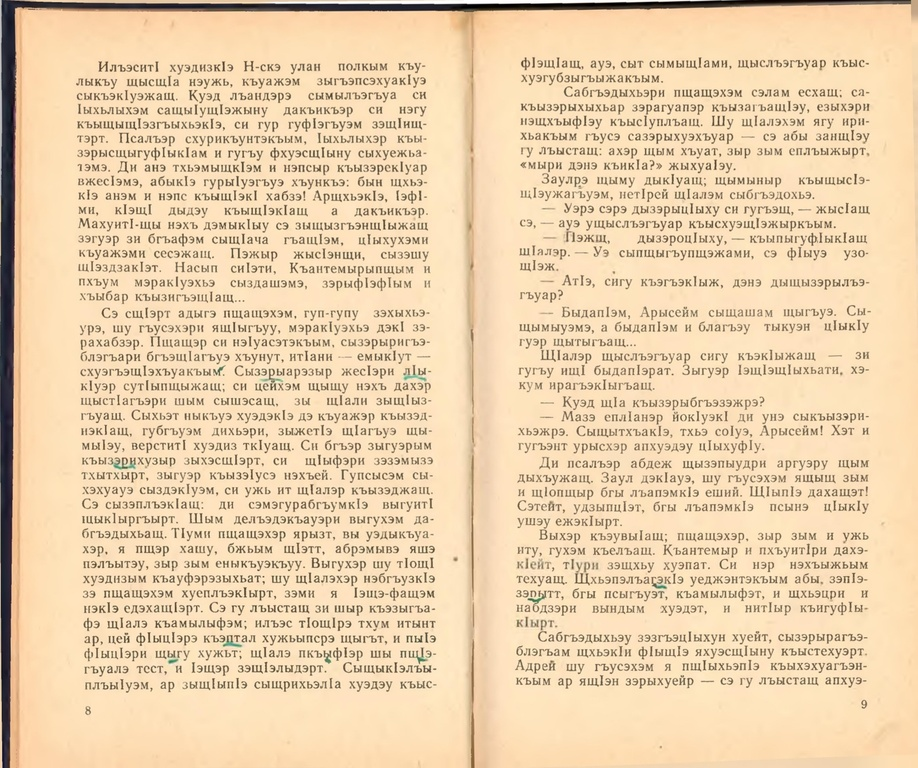
#> input picture notebooks/img_prepocessing/images/input/split_book_layout.jpg, 918 x 768 px, shrunk from 4184 x 3500 before the run, found by its file name
$ jupyter execute --allow-errors split_book_layout.ipynb
#> lines starting #> are read from the running program, lines starting #| are printed output that depends on the picture; after the words box and inside, x2 and y2 are one past the last pixel; in counts of white or black regions, pixels touching at a corner belong together
[cell 1]
import os
import cv2
import numpy as np
import matplotlib.pyplot as plt


img_filepath = 'images/split_book_layout.jpg'

# Загрузка изображения
img = cv2.imread(img_filepath)
#> img is the input picture: shape (768, 918, 3); mean B, G, R 171.8, 207.5, 233.4

# Преобразование в оттенки серого и применение размытия
gray = cv2.cvtColor(img, cv2.COLOR_BGR2GRAY)
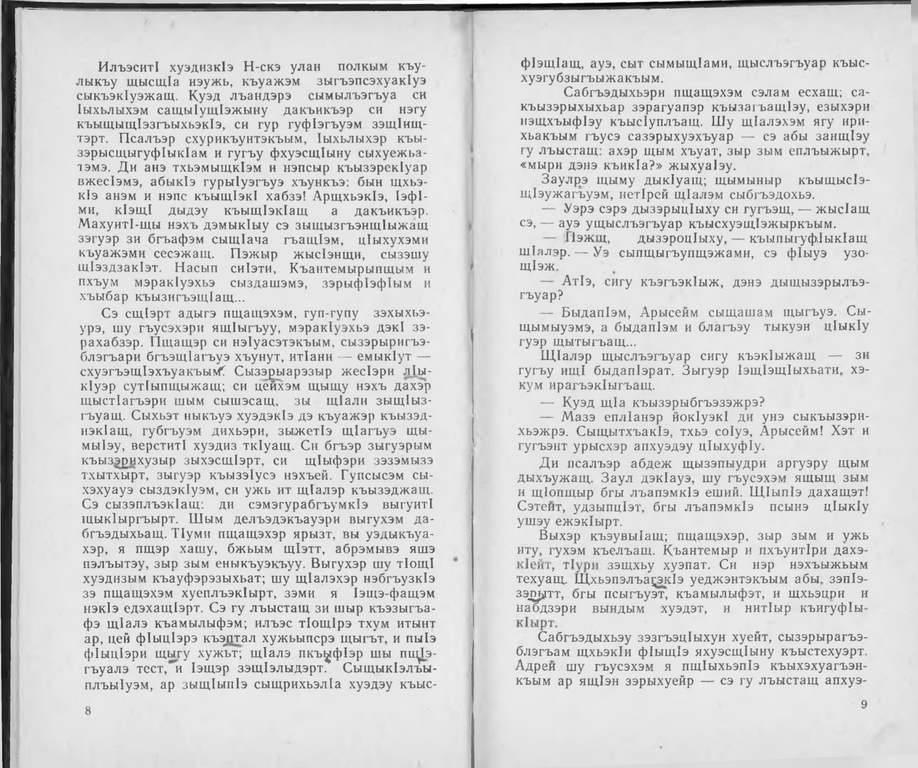
#> gray: shape (768, 918); min 0, max 255, mean 211.2
blurred = cv2.GaussianBlur(gray, (9, 9), 0)
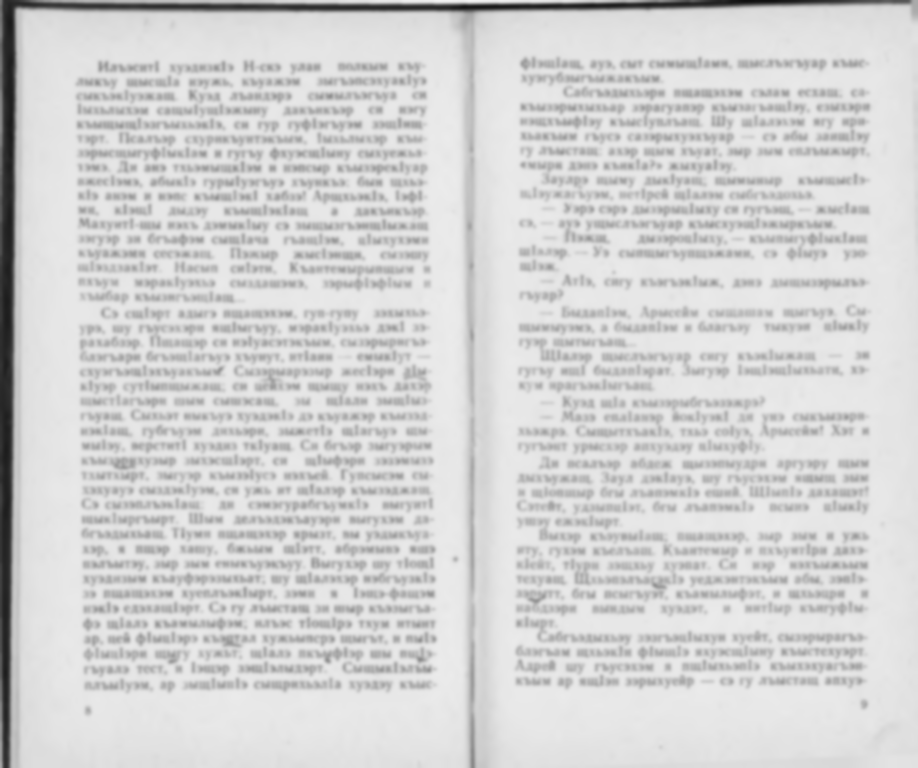
#> blurred: shape (768, 918); min 14, max 244, mean 211.1

# Применение алгоритма Кэнни для обнаружения границ
edges = cv2.Canny(blurred, 50, 150)
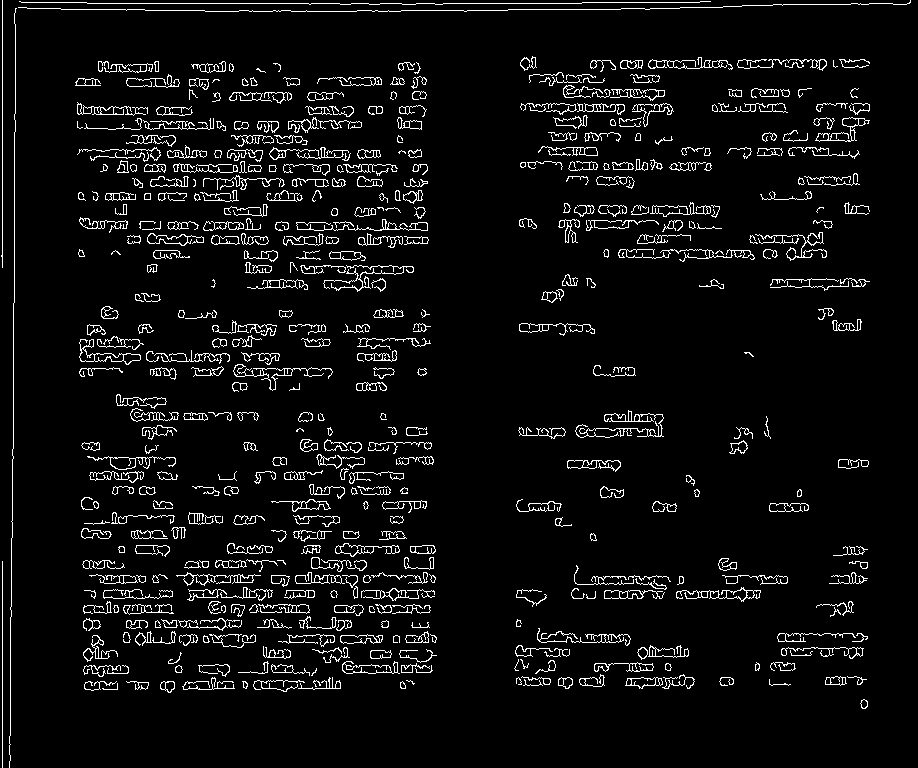
#> edges: shape (768, 918); 5.6% white in thin lines or dots

# Применение преобразования Хафа для обнаружения прямых линий
lines = cv2.HoughLinesP(edges, 1, np.pi / 180, threshold=100, minLineLength=100, maxLineGap=10)
#> lines = 47 rows, first 6: [2, 267, 2, 0], [416, 3, 581, 3], [176, 575, 433, 575], [742, 5, 892, 3], [215, 150, 379, 150], [401, 10, 507, 10]

# Отбор вертикальных линий
vertical_lines = []
for line in lines:
    x1, y1, x2, y2 = line[0]
    angle = np.arctan2(y2 - y1, x2 - x1) * 180 / np.pi
    if 80 < np.abs(angle) < 100:
        vertical_lines.append(line)
#> this loop made 47 passes
#> (x1, y1, x2, y2, angle) on passes 1 to 12: (2, 267, 2, 0, -90), (416, 3, 581, 3, 0), (176, 575, 433, 575, 0), (742, 5, 892, 3, -0.764), (215, 150, 379, 150, 0), (401, 10, 507, 10, 0), (286, 576, 434, 576, 0), (538, 111, 673, 111, 0), (508, 9, 620, 9, 0), (589, 164, 710, 164, 0), (582, 2, 699, 2, 0), (153, 228, 260, 228, 0)
#> after the loop, vertical_lines = [[[2, 267, 2, 0]], [[14, 302, 14, 132]], [[10, 667, 11, 554]], [[13, 458, 13, 303]], [[15, 131, 15, 24]]]

print(len(vertical_lines))
#| 5

# Определение высоты изображения
height = img.shape[0]
#> height = 768

# Отрисовка вертикальных линий от самого верха до самого низа страницы
for line in vertical_lines:
    x1, y1, x2, y2 = line[0]
    cv2.line(img, (x1, 0), (x2, height), (0, 255, 0), 2)
#> this loop made 5 passes
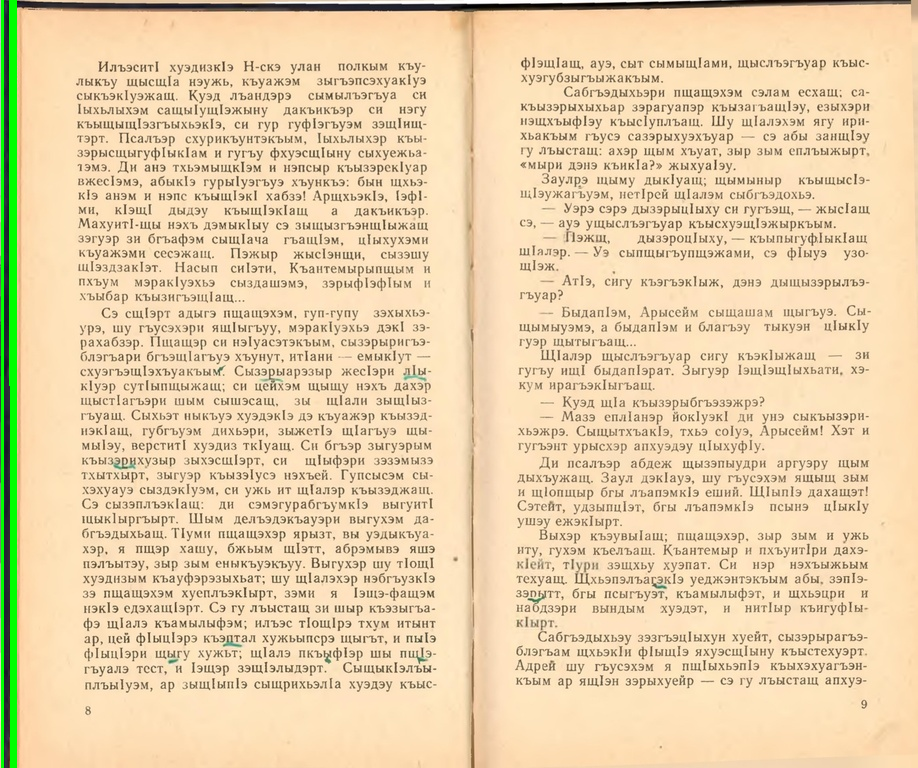
#> img: shape (768, 918, 3); 1.14% of pixels changed, all inside (x1, y1, x2, y2) = (1, 0, 17, 768)

width = img.shape[1]
#> width = 918

filtered_lines = []
for line in lines:
    x1, y1, x2, y2 = line[0]

    # Проверка, является ли линия вертикальной
    # Линия считается вертикальной, если координаты x начала и конца линии практически совпадают
    if abs(x1 - x2) < 10:
        # Проверка, что линия находится примерно посередине изображения
        if width / 3 < x1 < 2 * width / 3:
            filtered_lines.append(line)
#> this loop made 47 passes
#> (x1, y1, x2, y2) on passes 1 to 12: (2, 267, 2, 0), (416, 3, 581, 3), (176, 575, 433, 575), (742, 5, 892, 3), (215, 150, 379, 150), (401, 10, 507, 10), (286, 576, 434, 576), (538, 111, 673, 111), (508, 9, 620, 9), (589, 164, 710, 164), (582, 2, 699, 2), (153, 228, 260, 228)
#> after the loop, filtered_lines = []

# Выбор линии, ближайшей к центру
#> (the rest of this cell did not finish here and is left out)

$ run again, with notebooks/img_prepocessing/images/input/delete_large_black_area.jpg copied over notebooks/img_prepocessing/images/input/split_book_layout.jpg
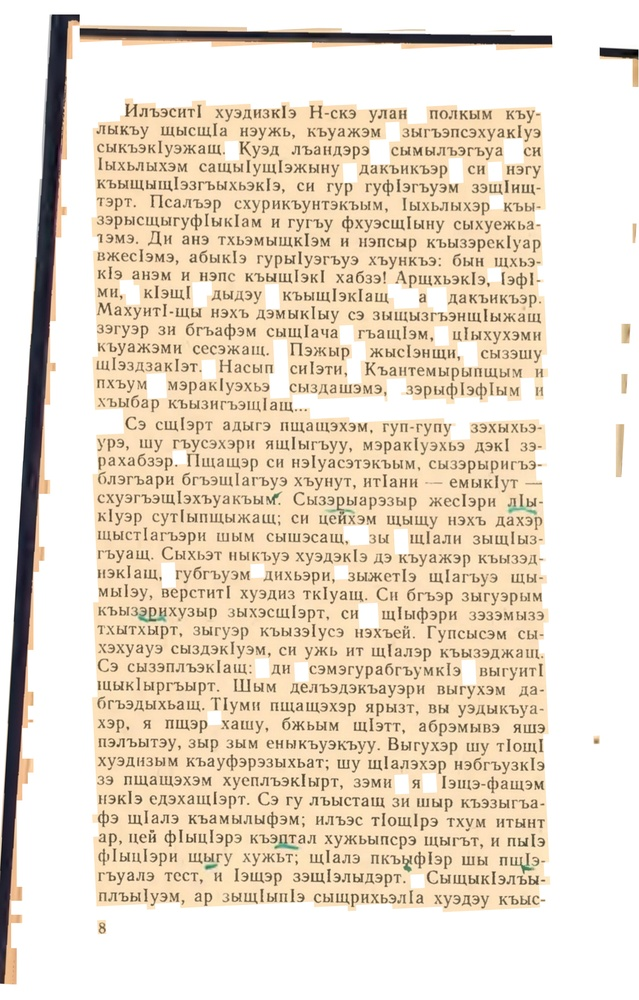
#> input picture notebooks/img_prepocessing/images/input/delete_large_black_area.jpg, 639 x 1000 px, shrunk from 2293 x 3588 before the run, found by its file name
#> img is the input picture: shape (1000, 639, 3); mean B, G, R 201.1, 219.5, 232.8
#> `edges = cv2.Canny(blurred, 50, 150)`:
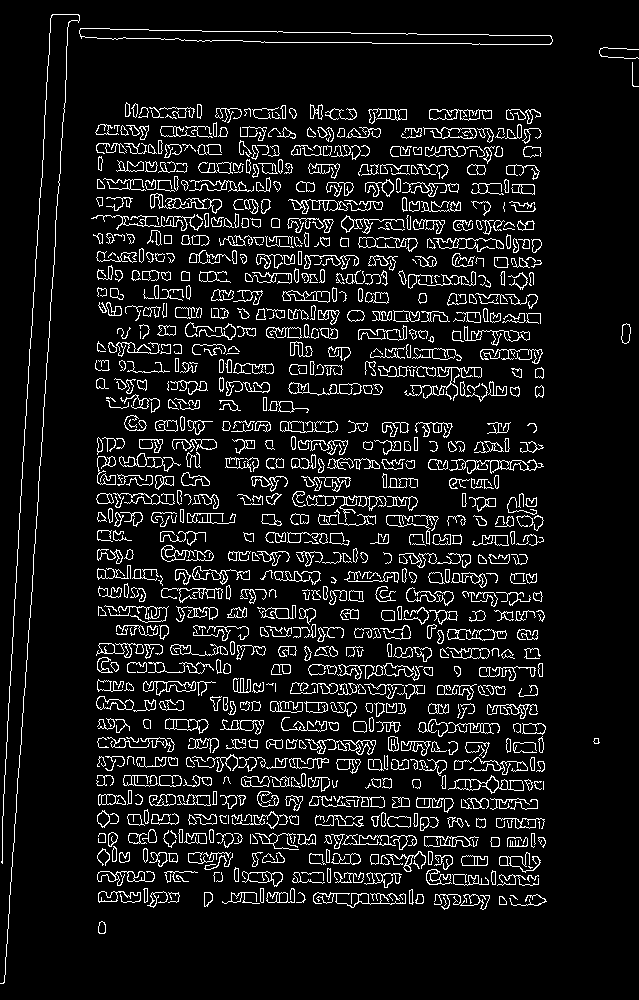
#> edges: shape (1000, 639); 8.7% white in thin lines or dots
#> lines = 73 rows, first 6: [4, 982, 50, 316], [98, 592, 98, 437], [81, 37, 184, 39], [14, 615, 24, 429], [99, 306, 224, 308], [152, 146, 227, 299]
#> the loop `for line in lines:` made 73 passes
#> (x1, y1, x2, y2, angle) on passes 1 to 8: (4, 982, 50, 316, -86.05), (98, 592, 98, 437, -90), (81, 37, 184, 39, 1.11), (14, 615, 24, 429, -86.92), (99, 306, 224, 308, 0.917), (152, 146, 227, 299, 63.89), (374, 903, 399, 619, -84.97), (366, 705, 385, 817, 80.37)
#> after the loop `for line in lines:`: vertical_lines = 44 items, first 6: [[4, 982, 50, 316]], [[98, 592, 98, 437]], [[14, 615, 24, 429]], [[374, 903, 399, 619]], [[366, 705, 385, 817]], [[54, 253, 66, 68]]
#| 44
#> the loop `for line in vertical_lines:` made 44 passes
#> the loop `for line in lines:` made 73 passes
#> img_copy: shape (1000, 639, 3); mean B, G, R 166.9, 227.5, 191.3
#> `right_img = img[:, x1:]`:
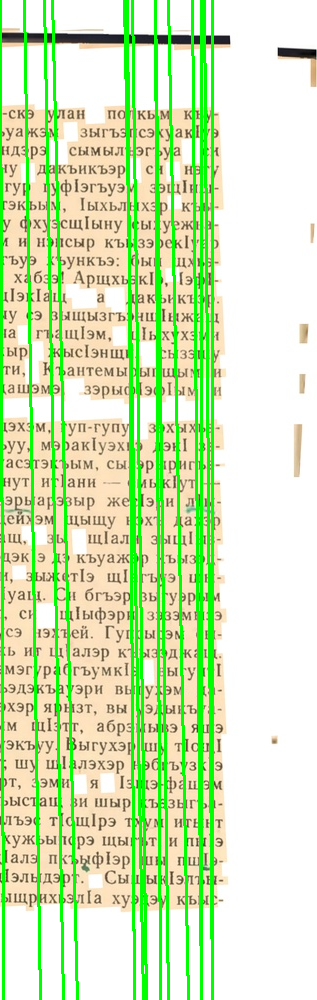
#> right_img: shape (1000, 317, 3); mean B, G, R 184.7, 231.1, 209.4
#> Out = True
